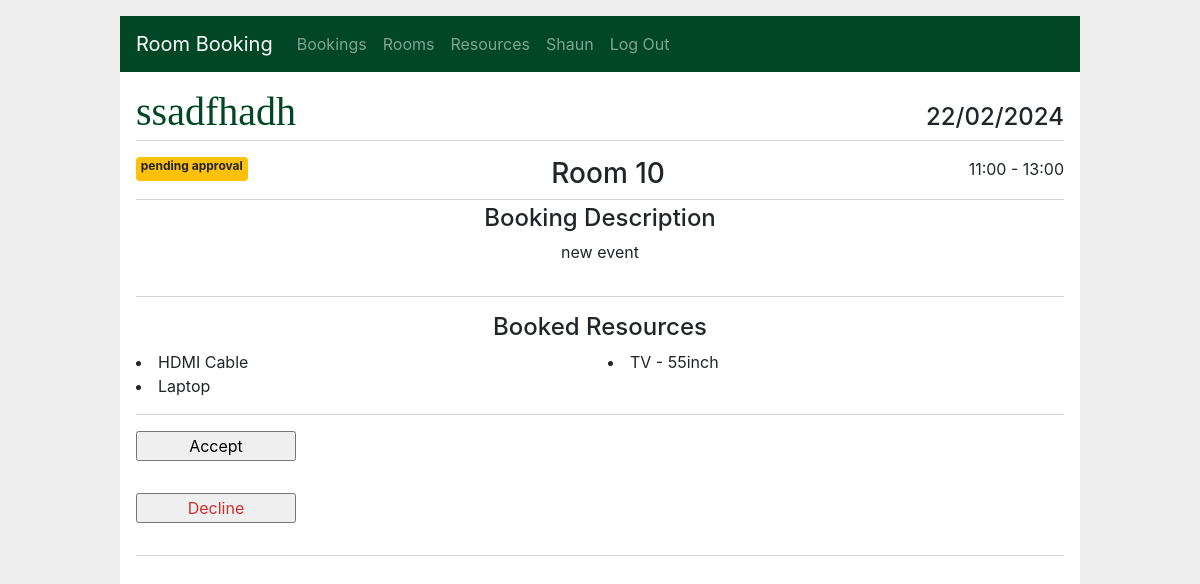
The app's page /bookings/7/details (signed in) with its own data.
### app/models/user.py (models this page shows, shortened)
class User(db.Model):
    __tablename__ = "users"
    id = db.Column(db.Integer, primary_key=True, autoincrement=True, nullable=False)
    email = db.Column(db.String(150), unique=True, nullable=False)
    password = db.Column(db.Text, nullable=False)
    firstname = db.Column(db.String(150), nullable=False)
    lastname = db.Column(db.String(150), nullable=False)
    created = db.Column(db.DateTime, default=datetime.datetime.now(), nullable=False)
    role = db.Column(db.String(150), default='user', nullable=False)

### app/models/room.py (models this page shows, shortened)
class RoomBooking(db.Model):
    __tablename__ = "roombookings"
    id = db.Column(db.Integer, primary_key=True, autoincrement=True, nullable=False)
    creator_id = db.Column(db.Integer, ForeignKey("users.id", ondelete="CASCADE"), nullable=False)
    title = db.Column(db.String(150), nullable=False)
    summary = db.Column(db.Text, nullable=False)
    status = db.Column(db.String, default='pending approval', nullable=False)
    event_start = db.Column(db.DateTime, nullable=False)
    time_start = db.Column(db.DateTime, nullable=False)
    time_end = db.Column(db.DateTime, nullable=False)
    created = db.Column(db.DateTime, default=now, nullable=False)
    attendees = db.Column(db.Integer, nullable=False)
    booked_resources = db.relationship('BookedResource', back_populates="room_booking",
                                       cascade='all, delete, delete-orphan')
    creator = db.relationship('User', foreign_keys=[creator_id], backref=backref("user", cascade="all,delete"))
    room_id = db.Column(db.Integer, ForeignKey("rooms.id"), nullable=False)
    room = db.relationship('Room', foreign_keys=[room_id])

class Room(db.Model):
    __tablename__ = "rooms"
    id = db.Column(db.Integer, primary_key=True, autoincrement=True, nullable=False)
    name = db.Column(db.String(150), unique=True, nullable=False)
    description = db.Column(db.String, nullable=False)
    room_bookings = db.relationship('RoomBooking', back_populates="room", cascade='all, delete, delete-orphan')
    room_resources = db.relationship('RoomResource', back_populates="room", cascade='all, delete, delete-orphan')

### app/models/resource.py (models this page shows, shortened)
class BookedResource(db.Model):
    __tablename__ = "bookedresources"
    id = db.Column(db.Integer, primary_key=True, autoincrement=True, nullable=False)
    booked_quantity = db.Column(db.Integer)
    room_resource_id = db.Column(db.Integer, ForeignKey("roomresources.id", ondelete="CASCADE"), nullable=False)
    room_resource = db.relationship('RoomResource', foreign_keys=[room_resource_id])
    room_booking_id = db.Column(db.Integer, ForeignKey("roombookings.id", ondelete="CASCADE"), nullable=False)
    room_booking = db.relationship('RoomBooking', foreign_keys=[room_booking_id])

class Resource(db.Model):
    __tablename__ = 'resources'
    id = db.Column(db.Integer, primary_key=True, autoincrement=True, nullable=False)
    name = db.Column(db.String(150), unique=True, nullable=False)
    description = db.Column(db.String, nullable=False)
    room_resources = db.relationship('RoomResource', back_populates="resource", cascade='all, delete, delete-orphan')

### app/bookings/routes.py (the view)
@bp.route('/<int:id>/details', methods=('GET',))
@login_required
def details(id):
    booking = get_booking(id)
    return render_template('bookings/details.html', booking=booking)

### app/bookings/routes.py (called while the page is built)
def get_booking(id, check_author=True):
    user_id = session.get('user_id')
    booking = RoomBooking.query.filter_by(id=id).first()
    if booking is None:
        abort(404, f"Booking id {id} doesn't exist.")
    admin = User.query.filter_by(
        id=user_id).first()
    if check_author and booking.creator_id != user_id and admin.role != "admin":
        abort(403)
    return booking

### app/main/routes.py (called while the page is built)
@bp.before_app_request
def load_logged_in_user():
    user_id = session.get('user_id')
    if user_id is None:
        g.user = None
    else:
        g.user = User.query.filter_by(
                id=user_id).first()

def login_required(view):
    @functools.wraps(view)
    def wrapped_view(**kwargs):
        if g.user is None:
            return redirect(url_for('main.login'))
        return view(**kwargs)
    return wrapped_view

### app/templates/bookings/details.html
{% extends 'base.html' %}
{% block header %}
  <h1>{% block title %}{{ booking.title }}{% endblock %}</h1>
    <h4>{{ booking.event_start.strftime('%d/%m/%Y') }}</h4>
{% endblock %}
{% block content %}
<div class="topbar">
    {% if booking.status in ['declined', 'cancelled'] %}
    {% elif booking.status == 'confirmed' %}
      <div class="badge badge-success">
        {{ booking.status }}
      </div>
    {% elif 'pending' in booking.status %}
      <div class="badge badge-warning">
        {{ booking.status }}
      </div>
    {% endif %}
    <h3>{{ booking.room.name }}</h3>
  <div class="time-bar">
    <p>{{ booking.time_start.strftime('%H:%M') }} - {{ booking.time_end.strftime('%H:%M') }}</p>
  </div>
</div>
<h4 class="d-flex justify-content-center">Booking Description</h4>
<div class="container d-flex justify-content-center">
  <p style="white-space: pre-wrap;">{{ booking['summary'] }}</p>
</div>
<hr>
    {% if booking.booked_resources %}
    <h4 class="d-flex justify-content-center">Booked Resources</h4>
    <div class="columns2">
      {% for resource in booking.booked_resources %}
        <li> {{ resource.room_resource.resource.name }} </li>
      {% endfor %}
    </div>
  <hr>
    {% endif %}
{% if booking['status'] == 'pending approval' and g.user.role == 'admin' %}
    <div class="approve">
      <form action="{{ url_for('bookings.accepted', id=booking['id']) }}" method="post">
        <input class="success" type="submit" value="Accept">
      </form>
      <form action="{{ url_for('bookings.declined', id=booking['id']) }}" method="post">
        <input class="danger" type="submit" value="Decline">
      </form>
    </div>
  <hr>
{% elif booking.status not in ['declined', 'cancelled'] %}
    <form action="{{ url_for('bookings.cancelled', id=booking['id']) }}" method="post">
      <input class="danger" type="submit" value="Cancel" onclick="return confirm('Are you sure you want to cancel this booking?')">
    </form>
{% endif %}
{% endblock %}

### app/templates/base.html (shortened to what this page needs)
<!doctype html>
<html lang="en">
  <head>
    <link rel="stylesheet" href="https://stackpath.bootstrapcdn.com/bootstrap/4.3.1/css/bootstrap.min.css">
    <link rel="stylesheet" href="{{ url_for('static', filename='style.css') }}">
  </head>
  <body>
    <nav class="navbar navbar-expand-lg navbar-dark">
      <a class="navbar-brand" href="{{ url_for('main.index') }}">Room Booking</a>
      <div class="collapse navbar-collapse" id="navbarNav">
        <ul class="navbar-nav">
          {% if g.user %}
            <li class="nav-item"><a class="nav-link" href="{{ url_for('bookings.index') }}">Bookings</a>
            <li class="nav-item"><a class="nav-link" href="{{ url_for('rooms.index') }}">Rooms</a>
            <li class="nav-item"><a class="nav-link" href="{{ url_for('resources.index') }}">Resources</a>
            <li class="nav-item current-user"><a class="nav-link" href="{{ url_for('main.account') }}">{{ g.user.firstname }}</a>
            <li class="nav-item nav-right"><a class="nav-link" href="{{ url_for('main.logout') }}">Log Out</a>
          {% else %}
            <li class="nav-item"><a class="nav-link" href="{{ url_for('main.register') }}">Register</a>
            <li class="nav-item"><a class="nav-link" href="{{ url_for('main.login') }}">Log In</a>
          {% endif %}
        </ul>
      </div>
    </nav>
    <section class="content">
      <header>
        {% block header %}{% endblock %}
      </header>
      {% block content %}
      {% endblock %}
    </section>
  </body>
</html>

### app/static/style.css (style rules this page uses)
html { font-family: Libre Baskerville, serif, Montserrat,sans-serif; background: #eee; padding: 1rem; }
body { max-width: 960px; margin: 0 auto; background: white; }
h1 { font-family: serif; color: #004725; margin: 1rem 0; }
a { color: #004725; }
hr { border: none; border-top: 1px solid lightgray; }
nav { background: #004725; display: flex; align-items: center; padding: 0 0.5rem; }
nav ul { display: flex; list-style: none; margin: 0; padding: 0; border: none; }
nav ul li a, nav ul li span, header .action { display: block; padding: 0.5rem; }
.badge { height: 2em; }
.columns2 { column-count: 2; justify-content: space-between; }
.content { padding: 0 1rem 1rem; }
.content > header { border-bottom: 1px solid lightgray; display: flex; align-items: flex-end; }
.content > header h1 { flex: auto; margin: 1rem 0 0.25rem 0; }
.content form { margin: 1em 0; display: flex; flex-direction: column; }
.content input, .content textarea { margin-bottom: 1em; }
.topbar { display: flex; justify-content: space-between; border-bottom: 1px solid lightgray; margin: 1rem 0 0.25rem 0; }
input.danger { color: #cc2f2e; }
input[type=submit] { align-self: start; min-width: 10em; }

### records on screen
User: user.firstname "Shaun"
RoomBooking: title "ssadfhadh", event_start "22/02/2024", status "pending approval", time_start "11:00", time_end "13:00", summary "new event"
Room: room.name "Room 10"
BookedResource: room_resource.resource.name "HDMI Cable"
BookedResource: room_resource.resource.name "Laptop"
BookedResource: room_resource.resource.name "TV - 55inch"
